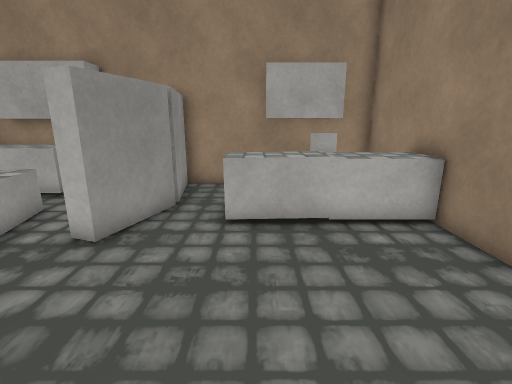
[1] (above)

13 first-person views from a walk through a Unity game level. The camera is 1.3 m above the floor, tilts 14° down and sees 85° across. The floor is counted in squares, 0.5 m on a side. Each view is taken from the middle of a square. On the plan, view 1 faces up. The plan holds only what a view shows up to about 19 squares ahead; the rest is blank. The place goes on beyond the plan. The player character is not drawn. Some surface patterns are stand-ins.

[2]
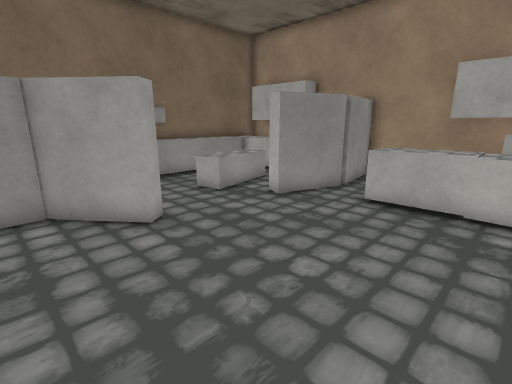

[3]
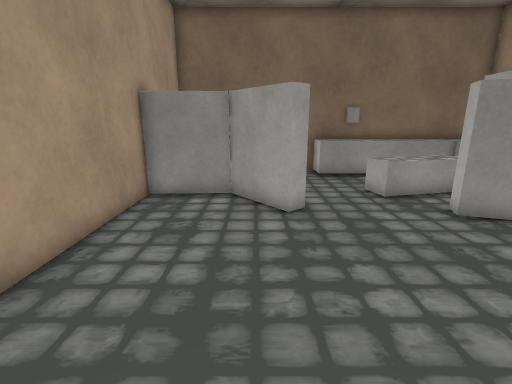

[4]
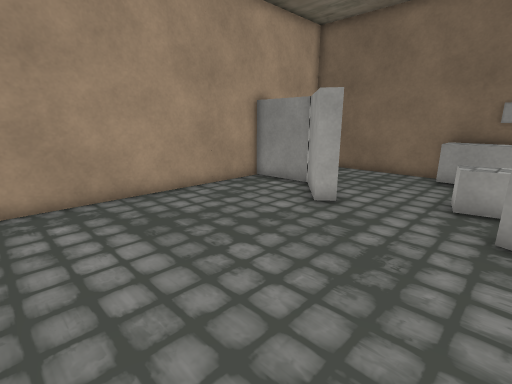

[5]
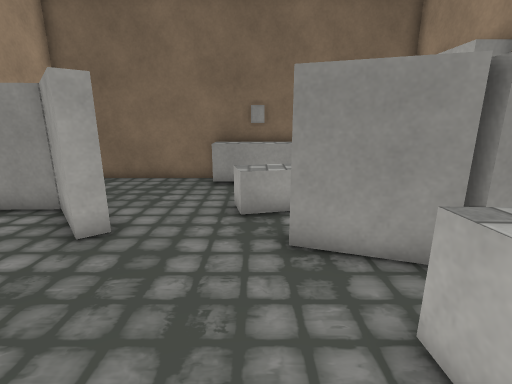

[6]
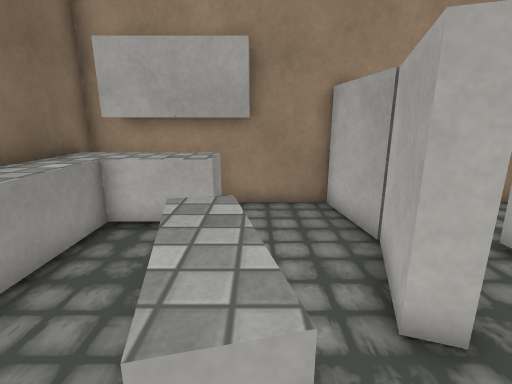

[7]
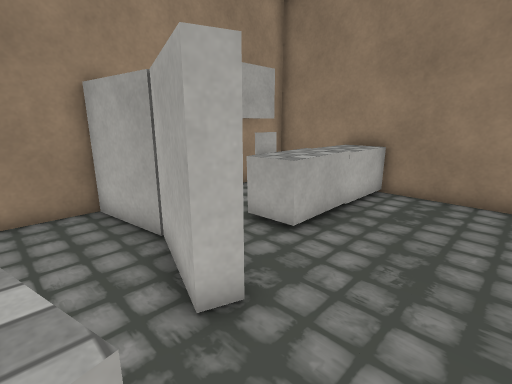

[8]
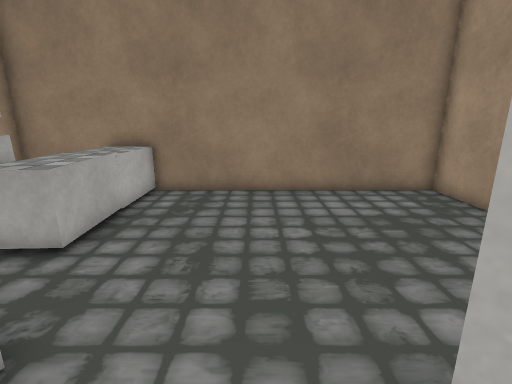

[9]
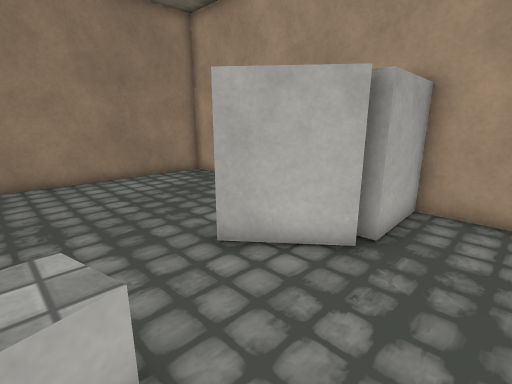

[10]
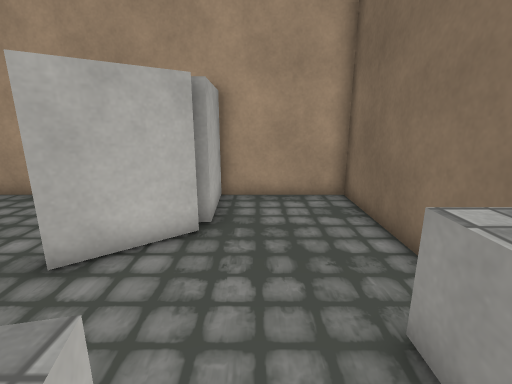

[11]
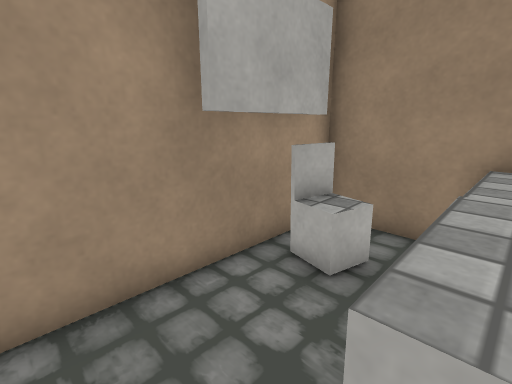

[12]
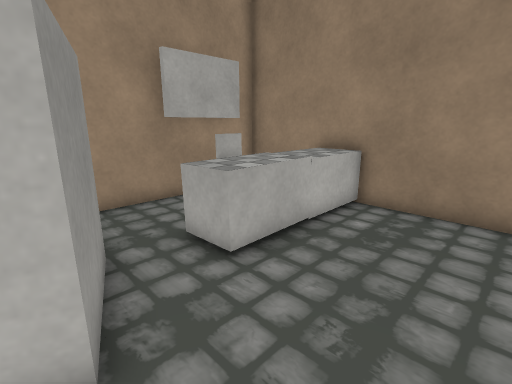

[13]
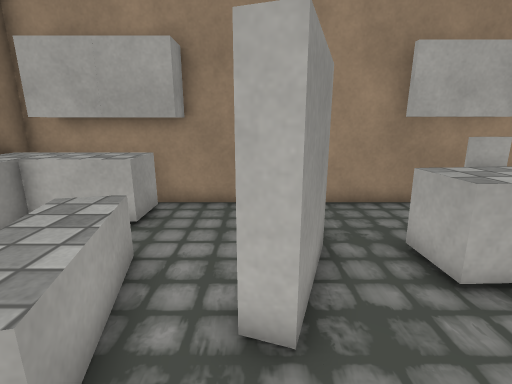

### Floor plan
Points are (right, up) in squares from view 1. A wall is a line through its corners. A room is listed if a view was taken in it or the views show most of it. See-through windows are left out.
Room 1 (views 1, 2, 3, 4, 5, 11, 12, 13)
walls: (-4.3, 1.5) (-3.8, 1) (-6.1, -0.9); (-2.6, 8.6) (-3.5, 5.7) (-4.2, 5.9); (-6.1, -1) (-6, -4) (4.8, -4) (4.8, 12) (-3, 12) (-2.6, 8.9); (3.2, 10.8) (2.1, 11.1); (3.5, 11.3) (0.4, 11.3)
ways out: opening at (-4, 3.5) to room 2
objects: block (-1, 7) to (1, 9); block (2, 7) to (4, 9); cube (2, 10) to (3, 10)
Room 2 (views 6, 7, 8, 9, 10)
walls: (-11.3, 3.6) (-11.3, -4) (-6.7, -4) (-6.8, -1) (-6.1, -1); (-11.3, 6.5) (-11.3, 5.4); (-4.2, 5.9) (-3.3, 8.7) (-3.7, 12) (-6.5, 12); (-6.6, -0.4) (-4.3, 1.5); (-8.4, 12) (-11.3, 12) (-11.3, 11.4)
ways out: opening at (-4, 3.5) to room 1
objects: block (-11, 3) to (-10, 5); block (-11, 5); block (-11, 6) to (-10, 8); block (-11, 9) to (-10, 11); block (-10, 11) to (-9, 11); block (-9, 10) to (-7, 11); block (-8, 11) to (-7, 12); block (-7, 4) to (-6, 8)

Positions as (right, up) in squares from view 1, and headings:
1: (0, 0), facing up
2: (3, -2), facing up-left
3: (4, 0), facing left
4: (4, 6), facing down-left
5: (2, 5), facing left
6: (-6, 3), facing up
7: (-6, 3), facing up-right
8: (-6, 3), facing right
9: (-9, 5), facing down-right
10: (-8, 6), facing down
11: (-2, 8), facing up-right
12: (-4, 3), facing up-right
13: (-4, 3), facing up
